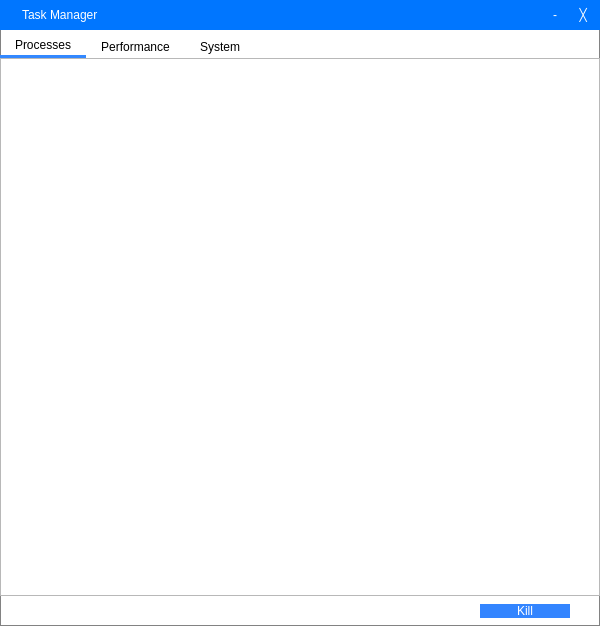
<?xml version="1.0" encoding="UTF-8"?>
<ui version="4.0">
 <class>MainWindow</class>
 <widget class="QMainWindow" name="MainWindow">
  <property name="geometry">
   <rect>
    <x>0</x>
    <y>0</y>
    <width>600</width>
    <height>626</height>
   </rect>
  </property>
  <property name="minimumSize">
   <size>
    <width>590</width>
    <height>540</height>
   </size>
  </property>
  <property name="windowTitle">
   <string>TaskManager</string>
  </property>
  <property name="styleSheet">
   <string notr="true">QMainWindow{
	background-color:white;
	border:1px solid rgb(130, 130, 130);
}

QTabBar::tab{
	color:black;
	background: transparent;
	border: none;
	padding-left: 15px;
	padding-right: 15px;
	padding-top: 3px;
	padding-bottom: 3px;
}

QTabBar::tab:selected {
	border-bottom : 3px solid rgb(51, 136, 255);
	padding-bottom: 3px;
}

QTabBar::tab:hover:!selected{
	color:rgb(190, 190, 190);
	padding-bottom: 3px;
}

QTabWidget::pane{
	border:none;
}

QTreeView::item:selected{
	background-color: rgb(205,232,255);
	color:black;
}

QTreeView::item:hover:!selected {
    background-color: rgb(229, 243, 255);
} 

QTreeView::item{
	min-height:30px;
}

QTreeView::branch:selected{
	background:rgb(205,232,255);
}

QTreeView::branch:hover:!selected{
	background:rgb(229, 243, 255);
}

QHeaderView::section {
	min-height:50px;
	border:none;
	border-right:1px solid qlineargradient(spread:pad, x1:0.484, y1:0.994318, x2:0.489, y2:0.244, stop:0 rgba(165, 165, 165, 255), stop:1 rgba(255, 255, 255, 255));
	border-bottom:1px solid rgb(189, 189, 189);
	background-color:white;
}

QHeaderView::section:hover{
	background-color:rgb(229, 243, 255);
}


QPushButton{
 	background-color:rgb(51,133,255);
	border:none;
	color:rgb(255,255,255);
	font: 16pt &quot;Segoe UI&quot;;
}

QPushButton:hover{
	background-color:rgb(49,126,243);
	border:none
}

QPushButton:pressed{
	background-color:rgb(48,117,220);
	border:none}

QPushButton#minimizeButton{
	background:transparent;
	border:none;
	color:rgb(255,255,255);
	font: 20pt &quot;Segoe UI&quot;;
}
QPushButton#minimizeButton:hover{
	background-color:rgba(255,255,255,150);
}
QPushButton#minimizeButton:pressed{
	background-color:rgba(255,255,255,120);
}

QPushButton#closeButton{
	background:transparent;
	border:none;
	color:rgb(255,255,255);
	font: 20pt &quot;Segoe UI&quot;;
}
QPushButton#closeButton:hover{
	background-color:rgba(255,255,255,150);
}
QPushButton#closeButton:pressed{
	background-color:rgba(255,255,255,120);
}

QLabel#titleLabel{
	font: 14pt &quot;Segoe UI&quot;;
	color:white;
}

QWidget#titleWidget{
	background-color:rgb(0, 118, 255);
}

QListView{
	background:transparent;
	border:none;
}

QListView::item:selected{
	background-color: rgb(205,232,255);
	color:black;
	border:1px solid rgb(17, 125, 187);
}

QListView::item:hover:!selected {
   background-color: rgb(229, 243, 255);
	border:1px solid rgb(17, 125, 187);
} 

QListView::item{
	min-height:80px;
}

</string>
  </property>
  <widget class="QWidget" name="centralWidget">
   <property name="styleSheet">
    <string notr="true"/>
   </property>
   <layout class="QVBoxLayout" name="verticalLayout">
    <property name="spacing">
     <number>5</number>
    </property>
    <property name="leftMargin">
     <number>0</number>
    </property>
    <property name="topMargin">
     <number>0</number>
    </property>
    <property name="rightMargin">
     <number>0</number>
    </property>
    <property name="bottomMargin">
     <number>0</number>
    </property>
    <item>
     <widget class="QWidget" name="titleWidget" native="true">
      <property name="minimumSize">
       <size>
        <width>0</width>
        <height>30</height>
       </size>
      </property>
      <property name="maximumSize">
       <size>
        <width>16777215</width>
        <height>30</height>
       </size>
      </property>
      <property name="styleSheet">
       <string notr="true"/>
      </property>
      <layout class="QHBoxLayout" name="horizontalLayout_2" stretch="0,3,1,1">
       <property name="spacing">
        <number>0</number>
       </property>
       <property name="leftMargin">
        <number>10</number>
       </property>
       <property name="topMargin">
        <number>0</number>
       </property>
       <property name="rightMargin">
        <number>0</number>
       </property>
       <property name="bottomMargin">
        <number>0</number>
       </property>
       <item>
        <widget class="QLabel" name="label">
         <property name="maximumSize">
          <size>
           <width>25</width>
           <height>25</height>
          </size>
         </property>
         <property name="text">
          <string/>
         </property>
         <property name="pixmap">
          <pixmap resource="taskmanager.qrc">:/Icon/icon.png</pixmap>
         </property>
         <property name="scaledContents">
          <bool>true</bool>
         </property>
        </widget>
       </item>
       <item>
        <widget class="QLabel" name="titleLabel">
         <property name="text">
          <string>Task Manager</string>
         </property>
         <property name="indent">
          <number>5</number>
         </property>
        </widget>
       </item>
       <item>
        <widget class="QPushButton" name="minimizeButton">
         <property name="maximumSize">
          <size>
           <width>30</width>
           <height>16777215</height>
          </size>
         </property>
         <property name="text">
          <string>-</string>
         </property>
        </widget>
       </item>
       <item>
        <widget class="QPushButton" name="closeButton">
         <property name="maximumSize">
          <size>
           <width>30</width>
           <height>16777215</height>
          </size>
         </property>
         <property name="text">
          <string>╳ </string>
         </property>
        </widget>
       </item>
      </layout>
     </widget>
    </item>
    <item>
     <widget class="QTabWidget" name="centralTabWidget">
      <property name="styleSheet">
       <string notr="true"/>
      </property>
      <property name="currentIndex">
       <number>0</number>
      </property>
      <widget class="QWidget" name="processTab">
       <attribute name="title">
        <string>Processes</string>
       </attribute>
       <layout class="QVBoxLayout" name="verticalLayout_2">
        <property name="spacing">
         <number>0</number>
        </property>
        <property name="leftMargin">
         <number>0</number>
        </property>
        <property name="topMargin">
         <number>0</number>
        </property>
        <property name="rightMargin">
         <number>0</number>
        </property>
        <property name="bottomMargin">
         <number>0</number>
        </property>
        <item>
         <widget class="QTreeView" name="processView"/>
        </item>
        <item>
         <widget class="QWidget" name="killProcessWidget" native="true">
          <layout class="QHBoxLayout" name="horizontalLayout">
           <property name="spacing">
            <number>0</number>
           </property>
           <property name="leftMargin">
            <number>480</number>
           </property>
           <property name="topMargin">
            <number>8</number>
           </property>
           <property name="rightMargin">
            <number>30</number>
           </property>
           <property name="bottomMargin">
            <number>8</number>
           </property>
           <item>
            <widget class="QPushButton" name="killProcessButton">
             <property name="text">
              <string>Kill</string>
             </property>
            </widget>
           </item>
          </layout>
         </widget>
        </item>
       </layout>
      </widget>
      <widget class="QWidget" name="performanceTab">
       <attribute name="title">
        <string>Performance</string>
       </attribute>
       <layout class="QHBoxLayout" name="horizontalLayout_3" stretch="1,2">
        <property name="spacing">
         <number>10</number>
        </property>
        <property name="leftMargin">
         <number>5</number>
        </property>
        <property name="topMargin">
         <number>5</number>
        </property>
        <property name="rightMargin">
         <number>15</number>
        </property>
        <property name="bottomMargin">
         <number>0</number>
        </property>
        <item>
         <widget class="QListWidget" name="usageOptionList">
          <property name="viewMode">
           <enum>QListView::ListMode</enum>
          </property>
          <item>
           <property name="text">
            <string>CPU</string>
           </property>
           <property name="font">
            <font>
             <pointsize>15</pointsize>
            </font>
           </property>
          </item>
          <item>
           <property name="text">
            <string>Memory</string>
           </property>
           <property name="font">
            <font>
             <pointsize>15</pointsize>
            </font>
           </property>
          </item>
         </widget>
        </item>
        <item>
         <widget class="QStackedWidget" name="stackedWidget">
          <property name="currentIndex">
           <number>0</number>
          </property>
          <widget class="QWidget" name="cpuPage">
           <layout class="QVBoxLayout" name="verticalLayout_4" stretch="1,6,6">
            <property name="spacing">
             <number>0</number>
            </property>
            <property name="leftMargin">
             <number>0</number>
            </property>
            <property name="topMargin">
             <number>0</number>
            </property>
            <property name="rightMargin">
             <number>0</number>
            </property>
            <property name="bottomMargin">
             <number>0</number>
            </property>
            <item>
             <layout class="QHBoxLayout" name="horizontalLayout_4" stretch="1,5">
              <property name="spacing">
               <number>0</number>
              </property>
              <property name="leftMargin">
               <number>5</number>
              </property>
              <item>
               <widget class="QLabel" name="cpuLabel">
                <property name="palette">
                 <palette>
                  <active/>
                  <inactive/>
                  <disabled/>
                 </palette>
                </property>
                <property name="font">
                 <font>
                  <family>Segoe UI</family>
                  <pointsize>16</pointsize>
                  <weight>75</weight>
                  <bold>true</bold>
                 </font>
                </property>
                <property name="text">
                 <string>CPU</string>
                </property>
               </widget>
              </item>
              <item>
               <widget class="QLabel" name="cpuName">
                <property name="palette">
                 <palette>
                  <active/>
                  <inactive/>
                  <disabled/>
                 </palette>
                </property>
                <property name="font">
                 <font>
                  <family>Segoe UI</family>
                  <pointsize>16</pointsize>
                  <weight>75</weight>
                  <bold>true</bold>
                 </font>
                </property>
                <property name="text">
                 <string>TextLabel</string>
                </property>
                <property name="alignment">
                 <set>Qt::AlignRight|Qt::AlignTrailing|Qt::AlignVCenter</set>
                </property>
               </widget>
              </item>
             </layout>
            </item>
            <item>
             <widget class="UsagePlot" name="cpuUsagePLot" native="true"/>
            </item>
            <item>
             <layout class="QHBoxLayout" name="horizontalLayout_5">
              <property name="spacing">
               <number>10</number>
              </property>
              <property name="leftMargin">
               <number>5</number>
              </property>
              <item>
               <layout class="QVBoxLayout" name="verticalLayout_3" stretch="4,1,1">
                <property name="spacing">
                 <number>0</number>
                </property>
                <property name="bottomMargin">
                 <number>40</number>
                </property>
                <item>
                 <layout class="QGridLayout" name="gridLayout">
                  <property name="verticalSpacing">
                   <number>0</number>
                  </property>
                  <item row="0" column="1">
                   <widget class="QLabel" name="label_3">
                    <property name="palette">
                     <palette>
                      <active/>
                      <inactive/>
                      <disabled/>
                     </palette>
                    </property>
                    <property name="font">
                     <font>
                      <family>Segoe UI</family>
                      <pointsize>10</pointsize>
                     </font>
                    </property>
                    <property name="text">
                     <string>Speed</string>
                    </property>
                   </widget>
                  </item>
                  <item row="0" column="0">
                   <widget class="QLabel" name="label_2">
                    <property name="palette">
                     <palette>
                      <active/>
                      <inactive/>
                      <disabled/>
                     </palette>
                    </property>
                    <property name="font">
                     <font>
                      <family>Segoe UI</family>
                      <pointsize>10</pointsize>
                     </font>
                    </property>
                    <property name="text">
                     <string>Utilization</string>
                    </property>
                   </widget>
                  </item>
                  <item row="3" column="0">
                   <widget class="QLabel" name="processes">
                    <property name="font">
                     <font>
                      <family>Segoe UI</family>
                      <pointsize>15</pointsize>
                      <weight>75</weight>
                      <bold>true</bold>
                     </font>
                    </property>
                    <property name="text">
                     <string>TextLabel</string>
                    </property>
                   </widget>
                  </item>
                  <item row="1" column="0">
                   <widget class="QLabel" name="utilization">
                    <property name="font">
                     <font>
                      <family>Segoe UI</family>
                      <pointsize>15</pointsize>
                      <weight>75</weight>
                      <bold>true</bold>
                     </font>
                    </property>
                    <property name="text">
                     <string>TextLabel</string>
                    </property>
                   </widget>
                  </item>
                  <item row="3" column="1">
                   <widget class="QLabel" name="temperature">
                    <property name="palette">
                     <palette>
                      <active>
                       <colorrole role="WindowText">
                        <brush brushstyle="SolidPattern">
                         <color alpha="255">
                          <red>242</red>
                          <green>98</green>
                          <blue>31</blue>
                         </color>
                        </brush>
                       </colorrole>
                      </active>
                      <inactive>
                       <colorrole role="WindowText">
                        <brush brushstyle="SolidPattern">
                         <color alpha="255">
                          <red>242</red>
                          <green>98</green>
                          <blue>31</blue>
                         </color>
                        </brush>
                       </colorrole>
                      </inactive>
                      <disabled>
                       <colorrole role="WindowText">
                        <brush brushstyle="SolidPattern">
                         <color alpha="255">
                          <red>160</red>
                          <green>160</green>
                          <blue>160</blue>
                         </color>
                        </brush>
                       </colorrole>
                      </disabled>
                     </palette>
                    </property>
                    <property name="font">
                     <font>
                      <family>Segoe UI</family>
                      <pointsize>15</pointsize>
                      <weight>75</weight>
                      <bold>true</bold>
                     </font>
                    </property>
                    <property name="text">
                     <string>TextLabel</string>
                    </property>
                   </widget>
                  </item>
                  <item row="1" column="1">
                   <widget class="QLabel" name="speed">
                    <property name="font">
                     <font>
                      <family>Segoe UI</family>
                      <pointsize>15</pointsize>
                      <weight>75</weight>
                      <bold>true</bold>
                     </font>
                    </property>
                    <property name="text">
                     <string>TextLabel</string>
                    </property>
                   </widget>
                  </item>
                  <item row="2" column="0">
                   <widget class="QLabel" name="label_15">
                    <property name="palette">
                     <palette>
                      <active/>
                      <inactive/>
                      <disabled/>
                     </palette>
                    </property>
                    <property name="font">
                     <font>
                      <family>Segoe UI</family>
                      <pointsize>10</pointsize>
                     </font>
                    </property>
                    <property name="text">
                     <string>Processes</string>
                    </property>
                   </widget>
                  </item>
                  <item row="2" column="1">
                   <widget class="QLabel" name="label_16">
                    <property name="palette">
                     <palette>
                      <active/>
                      <inactive/>
                      <disabled/>
                     </palette>
                    </property>
                    <property name="font">
                     <font>
                      <family>Segoe UI</family>
                      <pointsize>10</pointsize>
                     </font>
                    </property>
                    <property name="text">
                     <string>Temperature</string>
                    </property>
                   </widget>
                  </item>
                 </layout>
                </item>
                <item>
                 <widget class="QLabel" name="label_12">
                  <property name="palette">
                   <palette>
                    <active/>
                    <inactive/>
                    <disabled/>
                   </palette>
                  </property>
                  <property name="font">
                   <font>
                    <family>Segoe UI</family>
                    <pointsize>10</pointsize>
                   </font>
                  </property>
                  <property name="text">
                   <string>Up Time</string>
                  </property>
                 </widget>
                </item>
                <item>
                 <widget class="QLabel" name="upTime">
                  <property name="font">
                   <font>
                    <family>Segoe UI</family>
                    <pointsize>15</pointsize>
                    <weight>75</weight>
                    <bold>true</bold>
                   </font>
                  </property>
                  <property name="text">
                   <string>TextLabel</string>
                  </property>
                 </widget>
                </item>
               </layout>
              </item>
              <item>
               <spacer name="horizontalSpacer">
                <property name="orientation">
                 <enum>Qt::Horizontal</enum>
                </property>
                <property name="sizeHint" stdset="0">
                 <size>
                  <width>40</width>
                  <height>20</height>
                 </size>
                </property>
               </spacer>
              </item>
              <item>
               <layout class="QFormLayout" name="formLayout">
                <property name="horizontalSpacing">
                 <number>10</number>
                </property>
                <property name="verticalSpacing">
                 <number>10</number>
                </property>
                <item row="0" column="0">
                 <widget class="QLabel" name="label_6">
                  <property name="palette">
                   <palette>
                    <active/>
                    <inactive/>
                    <disabled/>
                   </palette>
                  </property>
                  <property name="font">
                   <font>
                    <family>Segoe UI</family>
                    <pointsize>10</pointsize>
                   </font>
                  </property>
                  <property name="text">
                   <string>Maximum Speed:</string>
                  </property>
                 </widget>
                </item>
                <item row="0" column="1">
                 <widget class="QLabel" name="maxSpeed">
                  <property name="font">
                   <font>
                    <family>Segoe UI</family>
                    <pointsize>12</pointsize>
                    <weight>50</weight>
                    <bold>false</bold>
                   </font>
                  </property>
                  <property name="text">
                   <string>TextLabel</string>
                  </property>
                 </widget>
                </item>
                <item row="1" column="0">
                 <widget class="QLabel" name="label_7">
                  <property name="palette">
                   <palette>
                    <active/>
                    <inactive/>
                    <disabled/>
                   </palette>
                  </property>
                  <property name="font">
                   <font>
                    <family>Segoe UI</family>
                    <pointsize>10</pointsize>
                   </font>
                  </property>
                  <property name="text">
                   <string>Cores:</string>
                  </property>
                 </widget>
                </item>
                <item row="1" column="1">
                 <widget class="QLabel" name="cores">
                  <property name="font">
                   <font>
                    <family>Segoe UI</family>
                    <pointsize>12</pointsize>
                    <weight>50</weight>
                    <bold>false</bold>
                   </font>
                  </property>
                  <property name="text">
                   <string>TextLabel</string>
                  </property>
                 </widget>
                </item>
                <item row="2" column="0">
                 <widget class="QLabel" name="label_8">
                  <property name="palette">
                   <palette>
                    <active/>
                    <inactive/>
                    <disabled/>
                   </palette>
                  </property>
                  <property name="font">
                   <font>
                    <family>Segoe UI</family>
                    <pointsize>10</pointsize>
                   </font>
                  </property>
                  <property name="text">
                   <string>Logical processors:</string>
                  </property>
                 </widget>
                </item>
                <item row="2" column="1">
                 <widget class="QLabel" name="logicalProcessors">
                  <property name="font">
                   <font>
                    <family>Segoe UI</family>
                    <pointsize>12</pointsize>
                    <weight>50</weight>
                    <bold>false</bold>
                   </font>
                  </property>
                  <property name="text">
                   <string>TextLabel</string>
                  </property>
                 </widget>
                </item>
               </layout>
              </item>
             </layout>
            </item>
           </layout>
          </widget>
          <widget class="QWidget" name="memoryPage">
           <layout class="QVBoxLayout" name="verticalLayout_6" stretch="1,6,6">
            <property name="spacing">
             <number>0</number>
            </property>
            <property name="leftMargin">
             <number>0</number>
            </property>
            <property name="topMargin">
             <number>0</number>
            </property>
            <property name="rightMargin">
             <number>0</number>
            </property>
            <property name="bottomMargin">
             <number>0</number>
            </property>
            <item>
             <layout class="QHBoxLayout" name="horizontalLayout_6" stretch="1,5">
              <property name="spacing">
               <number>0</number>
              </property>
              <property name="leftMargin">
               <number>5</number>
              </property>
              <item>
               <widget class="QLabel" name="memoryLabel">
                <property name="palette">
                 <palette>
                  <active/>
                  <inactive/>
                  <disabled/>
                 </palette>
                </property>
                <property name="font">
                 <font>
                  <family>Segoe UI</family>
                  <pointsize>16</pointsize>
                  <weight>75</weight>
                  <bold>true</bold>
                 </font>
                </property>
                <property name="text">
                 <string>Memory</string>
                </property>
               </widget>
              </item>
              <item>
               <widget class="QLabel" name="memoryName">
                <property name="palette">
                 <palette>
                  <active/>
                  <inactive/>
                  <disabled/>
                 </palette>
                </property>
                <property name="font">
                 <font>
                  <family>Segoe UI</family>
                  <pointsize>16</pointsize>
                  <weight>75</weight>
                  <bold>true</bold>
                 </font>
                </property>
                <property name="text">
                 <string>TextLabel</string>
                </property>
                <property name="alignment">
                 <set>Qt::AlignRight|Qt::AlignTrailing|Qt::AlignVCenter</set>
                </property>
               </widget>
              </item>
             </layout>
            </item>
            <item>
             <widget class="UsagePlot" name="memoryUsagePlot" native="true"/>
            </item>
            <item>
             <layout class="QHBoxLayout" name="horizontalLayout_7">
              <property name="spacing">
               <number>10</number>
              </property>
              <property name="leftMargin">
               <number>5</number>
              </property>
              <item>
               <layout class="QGridLayout" name="gridLayout_2">
                <property name="bottomMargin">
                 <number>80</number>
                </property>
                <property name="horizontalSpacing">
                 <number>5</number>
                </property>
                <property name="verticalSpacing">
                 <number>0</number>
                </property>
                <item row="0" column="1">
                 <widget class="QLabel" name="label_4">
                  <property name="palette">
                   <palette>
                    <active/>
                    <inactive/>
                    <disabled/>
                   </palette>
                  </property>
                  <property name="font">
                   <font>
                    <family>Segoe UI</family>
                    <pointsize>10</pointsize>
                   </font>
                  </property>
                  <property name="text">
                   <string>Available</string>
                  </property>
                 </widget>
                </item>
                <item row="0" column="0">
                 <widget class="QLabel" name="label_5">
                  <property name="palette">
                   <palette>
                    <active/>
                    <inactive/>
                    <disabled/>
                   </palette>
                  </property>
                  <property name="font">
                   <font>
                    <family>Segoe UI</family>
                    <pointsize>10</pointsize>
                   </font>
                  </property>
                  <property name="text">
                   <string>Used</string>
                  </property>
                 </widget>
                </item>
                <item row="3" column="0">
                 <widget class="QLabel" name="cached">
                  <property name="font">
                   <font>
                    <family>Segoe UI</family>
                    <pointsize>15</pointsize>
                    <weight>75</weight>
                    <bold>true</bold>
                   </font>
                  </property>
                  <property name="text">
                   <string/>
                  </property>
                 </widget>
                </item>
                <item row="1" column="0">
                 <widget class="QLabel" name="usedMemory">
                  <property name="font">
                   <font>
                    <family>Segoe UI</family>
                    <pointsize>15</pointsize>
                    <weight>75</weight>
                    <bold>true</bold>
                   </font>
                  </property>
                  <property name="text">
                   <string>TextLabel</string>
                  </property>
                 </widget>
                </item>
                <item row="3" column="1">
                 <widget class="QLabel" name="threads_2">
                  <property name="font">
                   <font>
                    <family>Segoe UI</family>
                    <pointsize>15</pointsize>
                    <weight>75</weight>
                    <bold>true</bold>
                   </font>
                  </property>
                  <property name="text">
                   <string/>
                  </property>
                 </widget>
                </item>
                <item row="1" column="1">
                 <widget class="QLabel" name="availableMemory">
                  <property name="font">
                   <font>
                    <family>Segoe UI</family>
                    <pointsize>15</pointsize>
                    <weight>75</weight>
                    <bold>true</bold>
                   </font>
                  </property>
                  <property name="text">
                   <string>TextLabel</string>
                  </property>
                 </widget>
                </item>
                <item row="2" column="0">
                 <widget class="QLabel" name="cachedLabel">
                  <property name="palette">
                   <palette>
                    <active/>
                    <inactive/>
                    <disabled/>
                   </palette>
                  </property>
                  <property name="font">
                   <font>
                    <family>Segoe UI</family>
                    <pointsize>10</pointsize>
                   </font>
                  </property>
                  <property name="text">
                   <string>Cached</string>
                  </property>
                 </widget>
                </item>
                <item row="2" column="1">
                 <widget class="QLabel" name="label_19">
                  <property name="palette">
                   <palette>
                    <active/>
                    <inactive/>
                    <disabled/>
                   </palette>
                  </property>
                  <property name="font">
                   <font>
                    <family>Segoe UI</family>
                    <pointsize>10</pointsize>
                   </font>
                  </property>
                  <property name="text">
                   <string>Reserved</string>
                  </property>
                 </widget>
                </item>
               </layout>
              </item>
              <item>
               <spacer name="horizontalSpacer_2">
                <property name="orientation">
                 <enum>Qt::Horizontal</enum>
                </property>
                <property name="sizeHint" stdset="0">
                 <size>
                  <width>40</width>
                  <height>20</height>
                 </size>
                </property>
               </spacer>
              </item>
              <item>
               <layout class="QFormLayout" name="formLayout_2">
                <property name="horizontalSpacing">
                 <number>10</number>
                </property>
                <property name="verticalSpacing">
                 <number>10</number>
                </property>
                <item row="0" column="0">
                 <widget class="QLabel" name="label_9">
                  <property name="palette">
                   <palette>
                    <active/>
                    <inactive/>
                    <disabled/>
                   </palette>
                  </property>
                  <property name="font">
                   <font>
                    <family>Segoe UI</family>
                    <pointsize>10</pointsize>
                   </font>
                  </property>
                  <property name="text">
                   <string>Speed:</string>
                  </property>
                 </widget>
                </item>
                <item row="1" column="0">
                 <widget class="QLabel" name="label_10">
                  <property name="palette">
                   <palette>
                    <active/>
                    <inactive/>
                    <disabled/>
                   </palette>
                  </property>
                  <property name="font">
                   <font>
                    <family>Segoe UI</family>
                    <pointsize>10</pointsize>
                   </font>
                  </property>
                  <property name="text">
                   <string>Sockets:</string>
                  </property>
                 </widget>
                </item>
                <item row="2" column="0">
                 <widget class="QLabel" name="label_11">
                  <property name="palette">
                   <palette>
                    <active/>
                    <inactive/>
                    <disabled/>
                   </palette>
                  </property>
                  <property name="font">
                   <font>
                    <family>Segoe UI</family>
                    <pointsize>10</pointsize>
                   </font>
                  </property>
                  <property name="text">
                   <string>Reserved:</string>
                  </property>
                 </widget>
                </item>
                <item row="0" column="1">
                 <widget class="QLabel" name="maxSpeed_2">
                  <property name="font">
                   <font>
                    <family>Segoe UI</family>
                    <pointsize>12</pointsize>
                    <weight>50</weight>
                    <bold>false</bold>
                   </font>
                  </property>
                  <property name="text">
                   <string>TextLabel</string>
                  </property>
                 </widget>
                </item>
                <item row="1" column="1">
                 <widget class="QLabel" name="cores_2">
                  <property name="font">
                   <font>
                    <family>Segoe UI</family>
                    <pointsize>12</pointsize>
                    <weight>50</weight>
                    <bold>false</bold>
                   </font>
                  </property>
                  <property name="text">
                   <string>2/2</string>
                  </property>
                 </widget>
                </item>
                <item row="2" column="1">
                 <widget class="QLabel" name="logicalProcessors_2">
                  <property name="font">
                   <font>
                    <family>Segoe UI</family>
                    <pointsize>12</pointsize>
                    <weight>50</weight>
                    <bold>false</bold>
                   </font>
                  </property>
                  <property name="text">
                   <string/>
                  </property>
                 </widget>
                </item>
                <item row="3" column="0">
                 <widget class="QLabel" name="label_20">
                  <property name="palette">
                   <palette>
                    <active/>
                    <inactive/>
                    <disabled/>
                   </palette>
                  </property>
                  <property name="font">
                   <font>
                    <family>Segoe UI</family>
                    <pointsize>10</pointsize>
                   </font>
                  </property>
                  <property name="text">
                   <string>Reserved:</string>
                  </property>
                 </widget>
                </item>
                <item row="3" column="1">
                 <widget class="QLabel" name="temperature_2">
                  <property name="font">
                   <font>
                    <family>Segoe UI</family>
                    <pointsize>12</pointsize>
                    <weight>50</weight>
                    <bold>false</bold>
                   </font>
                  </property>
                  <property name="text">
                   <string/>
                  </property>
                 </widget>
                </item>
               </layout>
              </item>
             </layout>
            </item>
           </layout>
          </widget>
         </widget>
        </item>
       </layout>
      </widget>
      <widget class="QWidget" name="systemTab">
       <attribute name="title">
        <string>System</string>
       </attribute>
       <widget class="QTableView" name="tableView">
        <property name="geometry">
         <rect>
          <x>40</x>
          <y>40</y>
          <width>256</width>
          <height>192</height>
         </rect>
        </property>
       </widget>
      </widget>
     </widget>
    </item>
   </layout>
  </widget>
 </widget>
 <layoutdefault spacing="6" margin="11"/>
 <customwidgets>
  <customwidget>
   <class>UsagePlot</class>
   <extends>QWidget</extends>
   <header location="global">UsagePlot.h</header>
   <container>1</container>
  </customwidget>
 </customwidgets>
 <tabstops>
  <tabstop>centralTabWidget</tabstop>
  <tabstop>closeButton</tabstop>
  <tabstop>minimizeButton</tabstop>
  <tabstop>processView</tabstop>
  <tabstop>killProcessButton</tabstop>
  <tabstop>usageOptionList</tabstop>
  <tabstop>tableView</tabstop>
 </tabstops>
 <resources>
  <include location="taskmanager.qrc"/>
 </resources>
 <connections/>
</ui>
